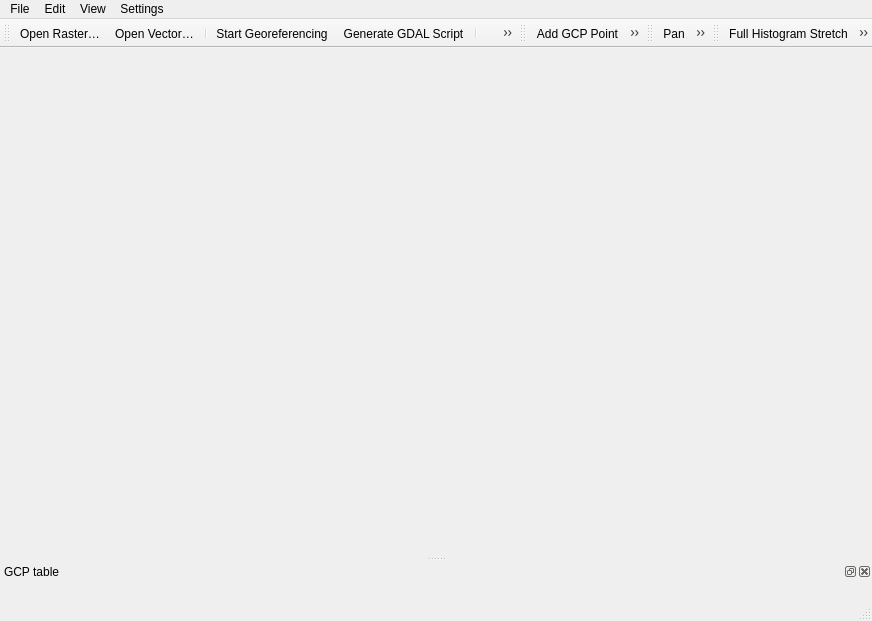
<?xml version="1.0" encoding="UTF-8"?>
<ui version="4.0">
 <class>QgsGeorefPluginGuiBase</class>
 <widget class="QMainWindow" name="QgsGeorefPluginGuiBase">
  <property name="geometry">
   <rect>
    <x>0</x>
    <y>0</y>
    <width>872</width>
    <height>621</height>
   </rect>
  </property>
  <property name="windowTitle">
   <string>Georeferencer</string>
  </property>
  <widget class="QWidget" name="mCentralwidget"/>
  <widget class="QMenuBar" name="menubar">
   <property name="geometry">
    <rect>
     <x>0</x>
     <y>0</y>
     <width>872</width>
     <height>24</height>
    </rect>
   </property>
   <widget class="QMenu" name="menuFile">
    <property name="title">
     <string>File</string>
    </property>
    <addaction name="mActionReset"/>
    <addaction name="mActionOpenRaster"/>
    <addaction name="mActionOpenVector"/>
    <addaction name="separator"/>
    <addaction name="mActionStartGeoref"/>
    <addaction name="mActionGDALScript"/>
    <addaction name="separator"/>
    <addaction name="mActionLoadGCPpoints"/>
    <addaction name="mActionSaveGCPpoints"/>
    <addaction name="separator"/>
    <addaction name="mActionQuit"/>
   </widget>
   <widget class="QMenu" name="menuView">
    <property name="title">
     <string>View</string>
    </property>
    <addaction name="mActionPan"/>
    <addaction name="mActionZoomIn"/>
    <addaction name="mActionZoomOut"/>
    <addaction name="mActionZoomToLayer"/>
    <addaction name="mActionZoomLast"/>
    <addaction name="mActionZoomNext"/>
    <addaction name="separator"/>
    <addaction name="mActionLinkGeorefToQgis"/>
    <addaction name="mActionLinkQGisToGeoref"/>
   </widget>
   <widget class="QMenu" name="menuEdit">
    <property name="title">
     <string>Edit</string>
    </property>
    <addaction name="mActionAddPoint"/>
    <addaction name="mActionDeletePoint"/>
    <addaction name="mActionMoveGCPPoint"/>
   </widget>
   <widget class="QMenu" name="menuSettings">
    <property name="title">
     <string>Settings</string>
    </property>
    <addaction name="mActionTransformSettings"/>
    <addaction name="mActionSourceProperties"/>
    <addaction name="mActionGeorefConfig"/>
   </widget>
   <addaction name="menuFile"/>
   <addaction name="menuEdit"/>
   <addaction name="menuView"/>
   <addaction name="menuSettings"/>
  </widget>
  <widget class="QStatusBar" name="statusbar"/>
  <widget class="QToolBar" name="toolBarFile">
   <property name="windowTitle">
    <string>File</string>
   </property>
   <property name="iconSize">
    <size>
     <width>24</width>
     <height>24</height>
    </size>
   </property>
   <attribute name="toolBarArea">
    <enum>TopToolBarArea</enum>
   </attribute>
   <attribute name="toolBarBreak">
    <bool>false</bool>
   </attribute>
   <addaction name="mActionOpenRaster"/>
   <addaction name="mActionOpenVector"/>
   <addaction name="separator"/>
   <addaction name="mActionStartGeoref"/>
   <addaction name="mActionGDALScript"/>
   <addaction name="separator"/>
   <addaction name="mActionLoadGCPpoints"/>
   <addaction name="mActionSaveGCPpoints"/>
   <addaction name="separator"/>
   <addaction name="mActionTransformSettings"/>
  </widget>
  <widget class="QToolBar" name="toolBarEdit">
   <property name="windowTitle">
    <string>Edit</string>
   </property>
   <property name="iconSize">
    <size>
     <width>24</width>
     <height>24</height>
    </size>
   </property>
   <attribute name="toolBarArea">
    <enum>TopToolBarArea</enum>
   </attribute>
   <attribute name="toolBarBreak">
    <bool>false</bool>
   </attribute>
   <addaction name="mActionAddPoint"/>
   <addaction name="mActionDeletePoint"/>
   <addaction name="mActionMoveGCPPoint"/>
   <addaction name="mActionAdvancedDigitizingDock"/>
  </widget>
  <widget class="QToolBar" name="toolBarView">
   <property name="windowTitle">
    <string>View</string>
   </property>
   <property name="iconSize">
    <size>
     <width>24</width>
     <height>24</height>
    </size>
   </property>
   <attribute name="toolBarArea">
    <enum>TopToolBarArea</enum>
   </attribute>
   <attribute name="toolBarBreak">
    <bool>false</bool>
   </attribute>
   <addaction name="mActionPan"/>
   <addaction name="mActionZoomIn"/>
   <addaction name="mActionZoomOut"/>
   <addaction name="mActionZoomToLayer"/>
   <addaction name="mActionZoomLast"/>
   <addaction name="mActionZoomNext"/>
   <addaction name="separator"/>
   <addaction name="mActionLinkGeorefToQgis"/>
   <addaction name="mActionLinkQGisToGeoref"/>
  </widget>
  <widget class="QgsDockWidget" name="dockWidgetGCPpoints">
   <property name="allowedAreas">
    <set>Qt::DockWidgetArea::AllDockWidgetAreas</set>
   </property>
   <property name="windowTitle">
    <string>GCP table</string>
   </property>
   <attribute name="dockWidgetArea">
    <number>8</number>
   </attribute>
   <widget class="QWidget" name="dockWidgetContents">
    <layout class="QHBoxLayout" name="horizontalLayout_2"/>
   </widget>
  </widget>
  <widget class="QToolBar" name="toolBarHistogramStretch">
   <property name="windowTitle">
    <string>Histogram</string>
   </property>
   <attribute name="toolBarArea">
    <enum>TopToolBarArea</enum>
   </attribute>
   <attribute name="toolBarBreak">
    <bool>false</bool>
   </attribute>
   <addaction name="mActionFullHistogramStretch"/>
   <addaction name="mActionLocalHistogramStretch"/>
  </widget>
  <action name="mActionOpenRaster">
   <property name="text">
    <string>Open Raster…</string>
   </property>
   <property name="statusTip">
    <string>Open raster</string>
   </property>
   <property name="shortcut">
    <string>Ctrl+O</string>
   </property>
  </action>
  <action name="mActionZoomIn">
   <property name="text">
    <string>Zoom In</string>
   </property>
   <property name="statusTip">
    <string>Zoom In</string>
   </property>
   <property name="shortcut">
    <string>Ctrl++</string>
   </property>
  </action>
  <action name="mActionZoomOut">
   <property name="text">
    <string>Zoom Out</string>
   </property>
   <property name="statusTip">
    <string>Zoom Out</string>
   </property>
   <property name="shortcut">
    <string>Ctrl+-</string>
   </property>
  </action>
  <action name="mActionZoomToLayer">
   <property name="text">
    <string>Zoom to Layer</string>
   </property>
   <property name="statusTip">
    <string>Zoom to Layer</string>
   </property>
   <property name="shortcut">
    <string>Ctrl+Shift+F</string>
   </property>
  </action>
  <action name="mActionPan">
   <property name="text">
    <string>Pan</string>
   </property>
   <property name="statusTip">
    <string>Pan</string>
   </property>
  </action>
  <action name="mActionTransformSettings">
   <property name="text">
    <string>Transformation Settings…</string>
   </property>
   <property name="statusTip">
    <string>Transformation settings</string>
   </property>
  </action>
  <action name="mActionAddPoint">
   <property name="text">
    <string>Add GCP Point</string>
   </property>
   <property name="statusTip">
    <string>Add GCP point</string>
   </property>
   <property name="shortcut">
    <string>Ctrl+A</string>
   </property>
  </action>
  <action name="mActionDeletePoint">
   <property name="text">
    <string>Delete GCP Point</string>
   </property>
   <property name="statusTip">
    <string>Delete GCP point</string>
   </property>
   <property name="shortcut">
    <string>Ctrl+D</string>
   </property>
  </action>
  <action name="mActionQuit">
   <property name="text">
    <string>Close Georeferencer</string>
   </property>
   <property name="toolTip">
    <string>Close georeferencer</string>
   </property>
   <property name="statusTip">
    <string>Quit</string>
   </property>
  </action>
  <action name="mActionStartGeoref">
   <property name="text">
    <string>Start Georeferencing</string>
   </property>
   <property name="statusTip">
    <string>Start georeferencing</string>
   </property>
   <property name="shortcut">
    <string>Ctrl+G</string>
   </property>
  </action>
  <action name="mActionGDALScript">
   <property name="text">
    <string>Generate GDAL Script</string>
   </property>
   <property name="statusTip">
    <string>Generate GDAL script</string>
   </property>
   <property name="shortcut">
    <string>Ctrl+C</string>
   </property>
  </action>
  <action name="mActionLinkGeorefToQgis">
   <property name="checkable">
    <bool>true</bool>
   </property>
   <property name="text">
    <string>Link Georeferencer to Hake Geospatial</string>
   </property>
   <property name="statusTip">
    <string>Link Georeferencer to Hake Geospatial</string>
   </property>
  </action>
  <action name="mActionLinkQGisToGeoref">
   <property name="checkable">
    <bool>true</bool>
   </property>
   <property name="text">
    <string>Link Hake Geospatial to Georeferencer</string>
   </property>
   <property name="statusTip">
    <string>Link Hake Geospatial to Georeferencer</string>
   </property>
  </action>
  <action name="mActionSaveGCPpoints">
   <property name="text">
    <string>Save GCP Points as…</string>
   </property>
   <property name="statusTip">
    <string>Save GCP points as…</string>
   </property>
   <property name="shortcut">
    <string>Ctrl+S</string>
   </property>
  </action>
  <action name="mActionLoadGCPpoints">
   <property name="text">
    <string>Load GCP Points…</string>
   </property>
   <property name="statusTip">
    <string>Load GCP points</string>
   </property>
   <property name="shortcut">
    <string>Ctrl+L</string>
   </property>
  </action>
  <action name="mActionGeorefConfig">
   <property name="text">
    <string>Configure Georeferencer…</string>
   </property>
   <property name="shortcut">
    <string>Ctrl+P</string>
   </property>
  </action>
  <action name="mActionSourceProperties">
   <property name="text">
    <string>Source Properties…</string>
   </property>
   <property name="toolTip">
    <string>Source Properties…</string>
   </property>
  </action>
  <action name="mActionMoveGCPPoint">
   <property name="text">
    <string>Move GCP Point</string>
   </property>
   <property name="statusTip">
    <string>Move GCP point</string>
   </property>
  </action>
  <action name="mActionZoomNext">
   <property name="text">
    <string>Zoom Next</string>
   </property>
  </action>
  <action name="mActionZoomLast">
   <property name="text">
    <string>Zoom Last</string>
   </property>
  </action>
  <action name="mActionLocalHistogramStretch">
   <property name="text">
    <string>Local Histogram Stretch</string>
   </property>
  </action>
  <action name="mActionFullHistogramStretch">
   <property name="text">
    <string>Full Histogram Stretch</string>
   </property>
  </action>
  <action name="mActionReset">
   <property name="icon">
    <iconset resource="../../../images/images.qrc">
     <normaloff>:/images/themes/default/mIconClearText.svg</normaloff>:/images/themes/default/mIconClearText.svg</iconset>
   </property>
   <property name="text">
    <string>Reset Georeferencer</string>
   </property>
  </action>
  <action name="mActionOpenVector">
   <property name="icon">
    <iconset resource="../../../images/images.qrc">
     <normaloff>:/images/themes/default/mActionAddOgrLayer.svg</normaloff>:/images/themes/default/mActionAddOgrLayer.svg</iconset>
   </property>
   <property name="text">
    <string>Open Vector…</string>
   </property>
  </action>
  <action name="mActionAdvancedDigitizingDock">
   <property name="checkable">
    <bool>true</bool>
   </property>
   <property name="icon">
    <iconset resource="../../../images/images.qrc">
     <normaloff>:/images/themes/default/cadtools/cad.svg</normaloff>:/images/themes/default/cadtools/cad.svg</iconset>
   </property>
   <property name="text">
    <string>Advanced Digitizing Dock</string>
   </property>
   <property name="toolTip">
    <string>Show Advanced Digitizing Dock</string>
   </property>
   <property name="menuRole">
    <enum>QAction::MenuRole::NoRole</enum>
   </property>
  </action>
 </widget>
 <customwidgets>
  <customwidget>
   <class>QgsDockWidget</class>
   <extends>QDockWidget</extends>
   <header>qgsdockwidget.h</header>
   <container>1</container>
  </customwidget>
 </customwidgets>
 <resources>
  <include location="../../../images/images.qrc"/>
 </resources>
 <connections/>
</ui>
